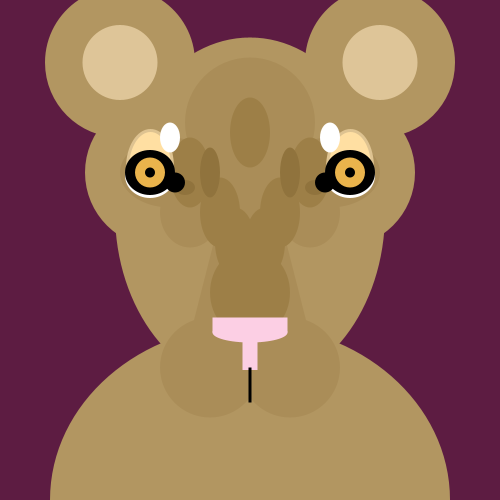
Frame 1 (no input)
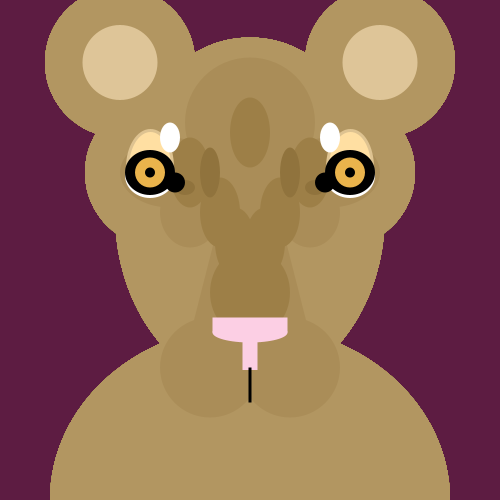
Frame 60 (the mouse pressed at the canvas centre just before this capture)
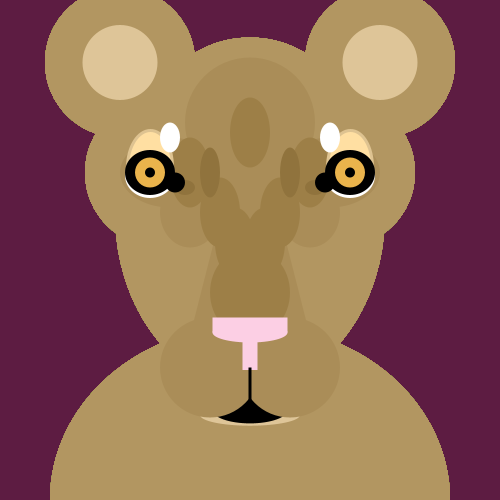
Frame 120 (the mouse held since frame 60 and released just before this capture)

The Processing sketch that drew these frames (run headless with seeded random() and noise(); from frame 60 on, the mouse is pressed at the canvas centre):

// Processing sketch: processing_68800
// ── processing_68800.pde

void setup() {
  size(500,500);
background(93,28,66);
}

void mousePressed() {
int myRed = round(random(0,100));
int myGreen = round(random(0,100));
int myBlue = round(random(0,100));
background(myRed,myGreen,myBlue);
println(myRed + ", " + myGreen + ", " + myBlue);
}

void draw() {
  int x = 0;
int y = 0;
int wid = 500;
int hght = 500;
float haloCenterX = wid*.5;
float haloCenterY = hght*.385;
float value = 25;
  float m = map(value, 9, 100, 0, width);


smooth();
noStroke();
fill(178,150,97);
ellipse(haloCenterX - 0, haloCenterY + 20, 270,350);
fill(178,150,97);
ellipse(haloCenterX - 90, haloCenterY - 20, 150,150);
ellipse(haloCenterX + 90, haloCenterY - 20, 150,150);

//ears
ellipse(haloCenterX - 130, haloCenterY - 130, 150,150);
ellipse(haloCenterX + 130, haloCenterY - 130, 150,150);
fill(222,197,152);
ellipse(haloCenterX - 130, haloCenterY - 130, 75,75);
ellipse(haloCenterX + 130, haloCenterY - 130, 75,75);

//Facebase
fill(178,150,97);
noStroke();
smooth();
ellipse(250,200,275,275);
ellipse(250,500,400,350);
stroke(103,85,51);
noStroke();

rectMode(CENTER);
fill(0);
rect(250,250,5,200);

//
noStroke();
fill(170,141,88);
rect(250,200,50,200);
ellipseMode(CENTER);
fill(170,141,88);
noStroke();
triangle(320,375, 180,375, 250,100);


//eyeshade
noStroke();
smooth();
fill(170,141,88);
ellipse(haloCenterX - 80, haloCenterY - 20, 100,70);
ellipse(haloCenterX + 80, haloCenterY - 20, 100,70);
ellipse(haloCenterX - 60, haloCenterY + 20, 60,70);
ellipse(haloCenterX + 60, haloCenterY + 20, 60,70);
ellipse(haloCenterX + 0, haloCenterY - 70, 130,130);

fill (157,127,71);
ellipse(haloCenterX - 60, haloCenterY - 20, 40,70);
ellipse(haloCenterX + 60, haloCenterY - 20, 40,70);
ellipse(haloCenterX - 30, haloCenterY + 20, 40,70);
ellipse(haloCenterX + 30, haloCenterY + 20, 40,70);
ellipse(haloCenterX - 15, haloCenterY + 50, 40,70);
ellipse(haloCenterX + 15, haloCenterY + 50, 40,70);
ellipse(haloCenterX + 0,  haloCenterY + 100, 80,90);
ellipse(haloCenterX + 0, haloCenterY - 60, 40,70);
fill (144,115,61);
ellipse(haloCenterX - 40, haloCenterY - 20, 20,50);
ellipse(haloCenterX + 40, haloCenterY - 20, 20,50);

fill(255,255,255);
ellipse(haloCenterX - 100, haloCenterY - 17, 50,45);
ellipse(haloCenterX + 100, haloCenterY - 17, 50,45);

fill (144,115,61);
ellipse(haloCenterX - 65, haloCenterY - 5, 20,15);
ellipse(haloCenterX + 65, haloCenterY - 5, 20,15);

//eyes
stroke(222, 195, 145);
fill(255,223,162);
strokeWeight(3);
arc(haloCenterX - 100, haloCenterY - 25, 45, 75, PI, 2*PI);
arc(haloCenterX + 100, haloCenterY - 25, 45, 75, PI, 2*PI);


//black
noStroke();
fill(0);
ellipse(haloCenterX - 100, haloCenterY - 20, 50,45);
ellipse(haloCenterX + 100, haloCenterY - 20, 50,45);
ellipse(haloCenterX - 75, haloCenterY - 10, 20,20);
ellipse(haloCenterX + 75, haloCenterY - 10, 20,20);

//yellow
fill(234,179,76);
ellipse(haloCenterX - 100, haloCenterY - 20, 30,30);
ellipse(haloCenterX + 100, haloCenterY - 20, 30,30);

//pupil
fill(0);
ellipse(haloCenterX - 100, haloCenterY - 20, 10,10);
ellipse(haloCenterX + 100, haloCenterY - 20, 10,10);

//brows
fill(255,255,255);
noStroke();
ellipse(haloCenterX - 80, haloCenterY - 55, 20,30);
ellipse(haloCenterX + 80, haloCenterY - 55, 20,30);

//mouth
fill(222,197,152);
ellipse(250,415, 100, map(mouseY,0,700,0,60));
fill(0);
ellipse(250,410, 75, map(mouseY,0,700,0,75));
fill(170,141,88);
noStroke();
ellipse(haloCenterX - 40, haloCenterY + 175, 100,100);
ellipse(haloCenterX + 40, haloCenterY + 175, 100,100);

//nose
fill(252,207,228);
rectMode(CENTER);
rect(250,325,75,15);
rect(250,350,15,40);
ellipse(haloCenterX + 0, haloCenterY + 140, 75,20);
fill(0);
rect(250,385,3,35);
}
